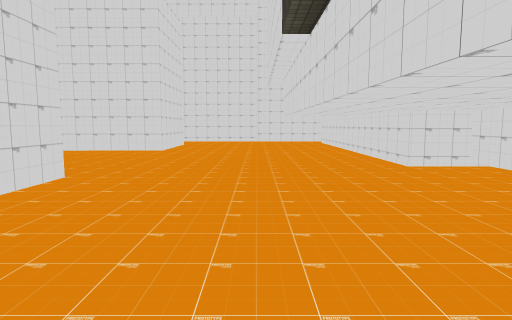
view 1 (above)

24 first-person views from a walk through a scene from a Unity 3-D project. The camera is 1.5 m above the floor, tilts 6° down and sees 75° across. The floor is counted in squares, 2 m on a side. Each view is taken from the middle of a square. On the plan, view 1 faces up. The plan holds only what a view shows up to about 11 squares ahead; the rest is blank. The place goes on beyond the plan. The player is left out. Some surface patterns are stand-ins.

view 2
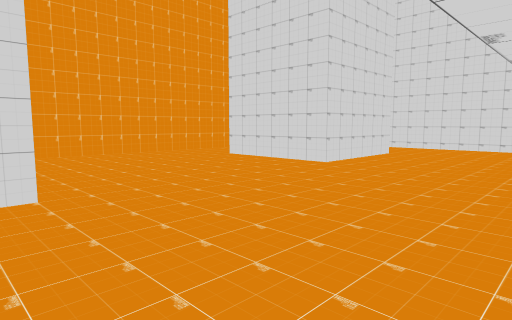

view 3
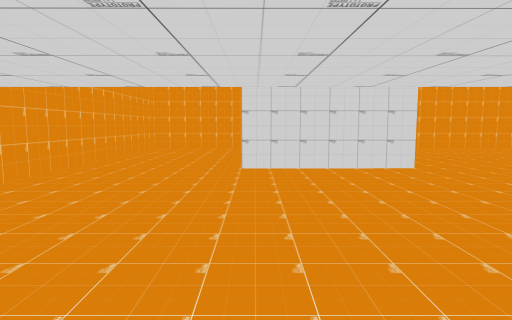

view 4
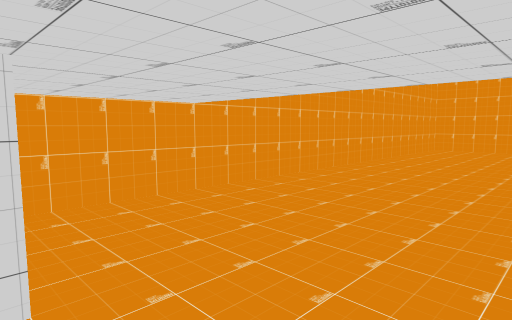

view 5
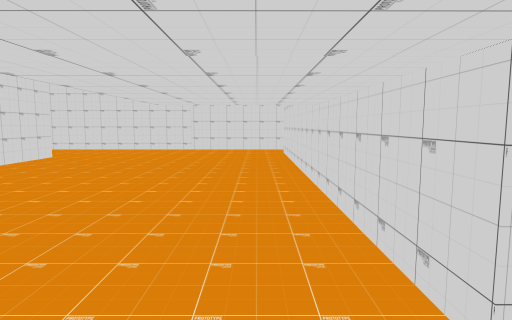

view 6
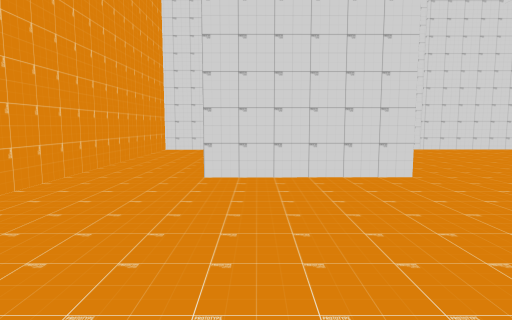

view 7
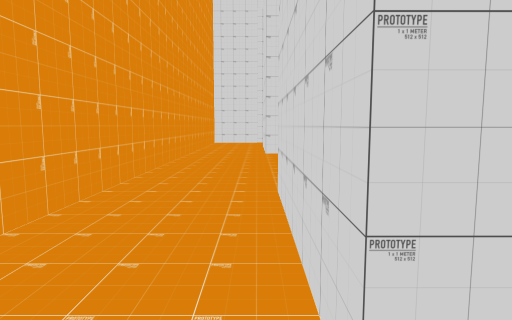

view 8
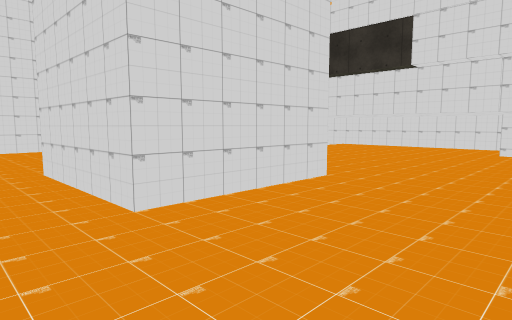

view 9
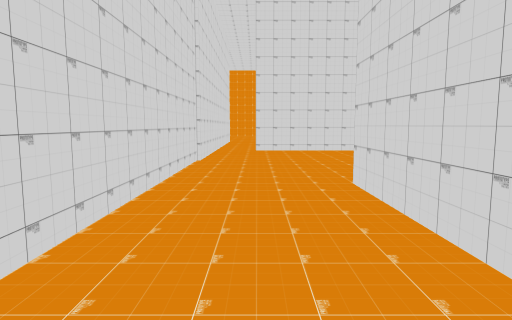

view 10
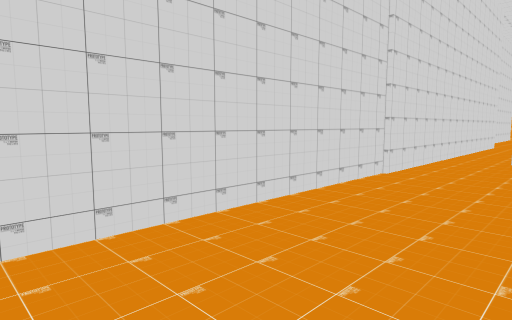

view 11
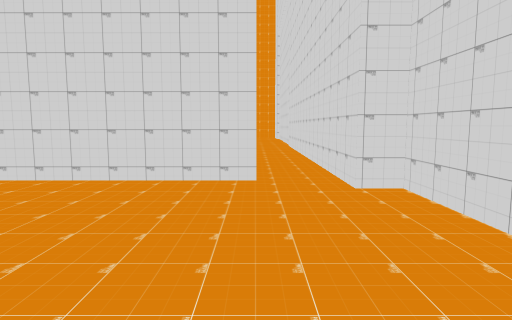

view 12
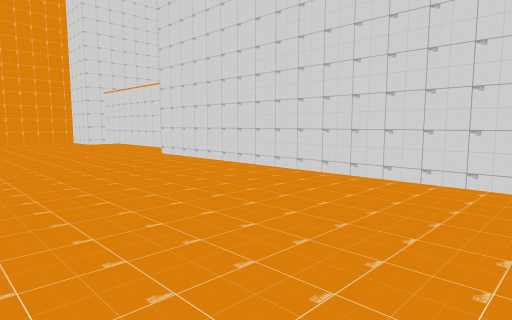

view 13
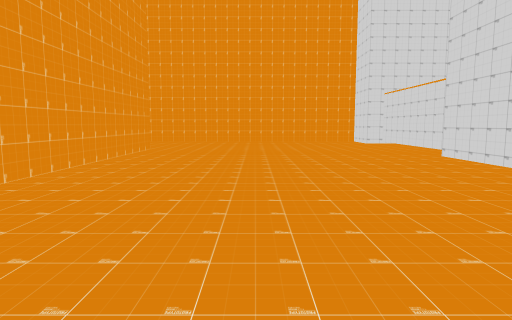

view 14
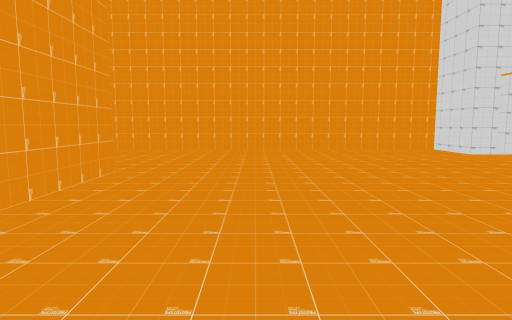

view 15
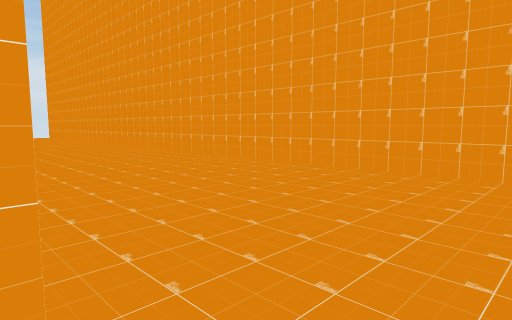

view 16
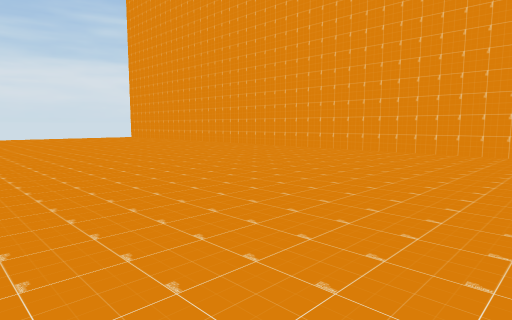

view 17
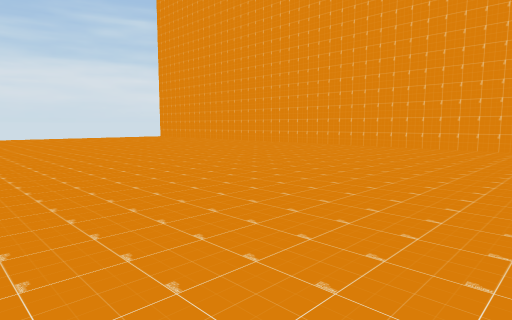

view 18
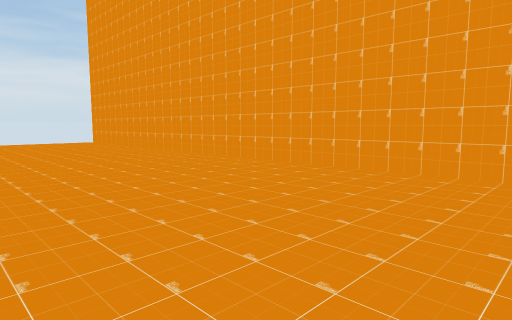

view 19
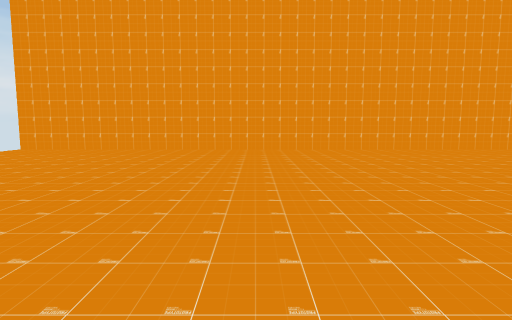

view 20
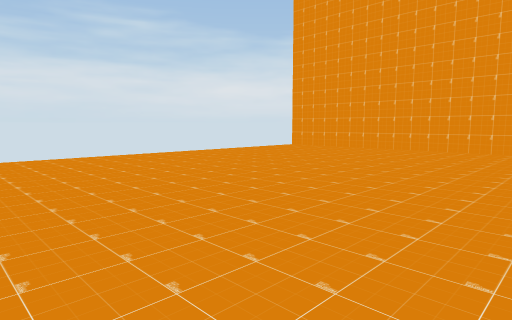

view 21
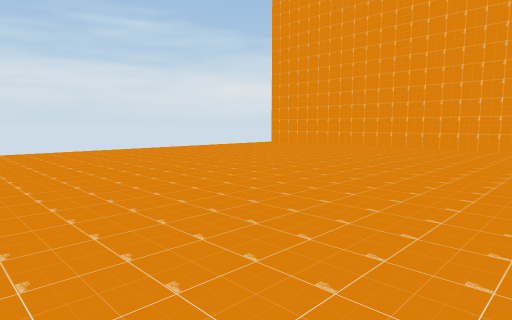

view 22
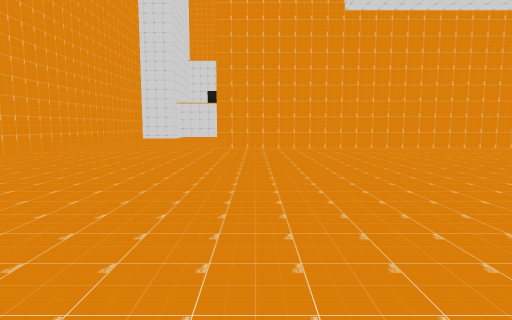

view 23
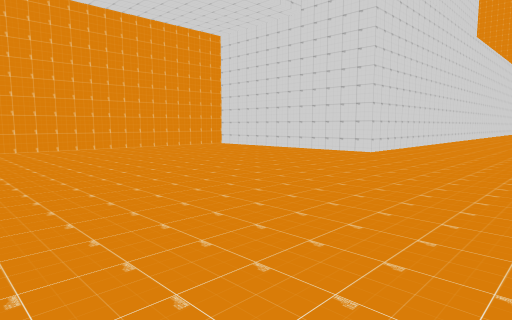

view 24
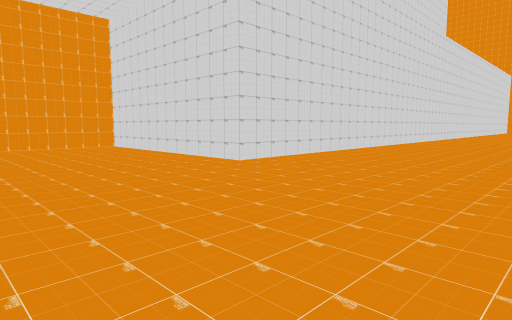

### Floor plan
Points are (right, up) in squares from view 1. A wall is a line through its corners. A room is listed if a view was taken in it or the views show most of it. See-through windows are left out.
Room 1 (views 1, 2, 3, 4, 5, 6, 7, 8, 9, 10)
walls: (-2.7, 4.8) (-2.7, 1.8) (-5.7, 1.7) (-5.8, 4.8); (-5.8, 10.1) (-5.8, 11.3); (-5.5, 12.7) (-2.8, 12.8) (-2.8, 9.8) (-5.8, 9.7); (-7.7, 1.6) (-7.7, -1.3) (2.5, -1.3); (3.9, 0.6) (3.9, 6) (2.8, 6) (2.8, 14); (2.4, 15.2) (-5.5, 15.2); (-6.5, 15.2) (-7.7, 15.2) (-7.7, 3.1)
ways out: opening at (2, 15) to room 2
Room 2 (views 11, 12, 13, 14, 15, 16, 17, 18, 19, 20, 21, 22, 23, 24)
walls: (15.3, 15) (15.3, 3.8); (21.8, 21.5) (21.8, 15.8) (16, 15.8); (15.2, 3.6) (15.2, 9.9); (9.9, 15.8) (8.1, 15.8) (8.1, 15.2) (2.4, 15.2); (7.5, 14.1) (7.5, 5.9); (6.9, 4.8) (6.9, 3); (6.9, 1.1) (6.9, 0.5) (7.5, 0.5) (7.5, -1.3) (35.5, -1.3)
ways out: opening at (2, 15) to room 1

Where each view was taken, in squares from view 1:
view 1: 0 up, 0 right, facing up
view 2: 4 up, 1 right, facing up-left
view 3: 2 up, 3 right, facing left
view 4: 2 up, 3 right, facing down-left
view 5: 5 up, 2 right, facing up
view 6: 5 up, 5 left, facing up
view 7: 1 up, 6 left, facing up
view 8: 1 down, 7 left, facing up-right
view 9: 14 up, 7 left, facing right
view 10: 13 up, 5 left, facing up-right
view 11: 14 up, 12 right, facing left
view 12: 14 up, 12 right, facing down-left
view 13: 14 up, 12 right, facing down
view 14: 9 up, 13 right, facing down
view 15: 4 up, 14 right, facing down-right
view 16: 8 up, 16 right, facing down-right
view 17: 10 up, 16 right, facing down-right
view 18: 4 up, 21 right, facing down-right
view 19: 9 up, 29 right, facing down
view 20: 9 up, 28 right, facing down-right
view 21: 10 up, 26 right, facing down-right
view 22: 5 up, 26 right, facing left
view 23: 7 up, 26 right, facing up-left
view 24: 11 up, 27 right, facing up-left
